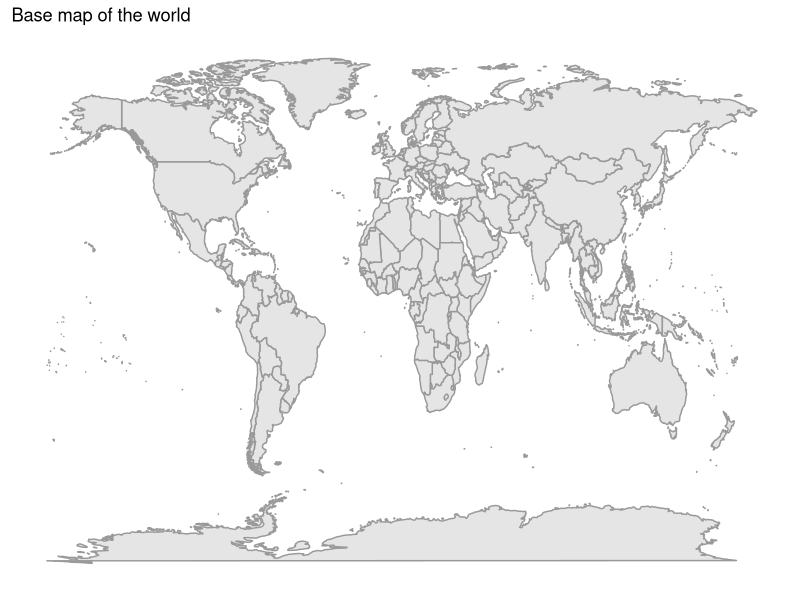
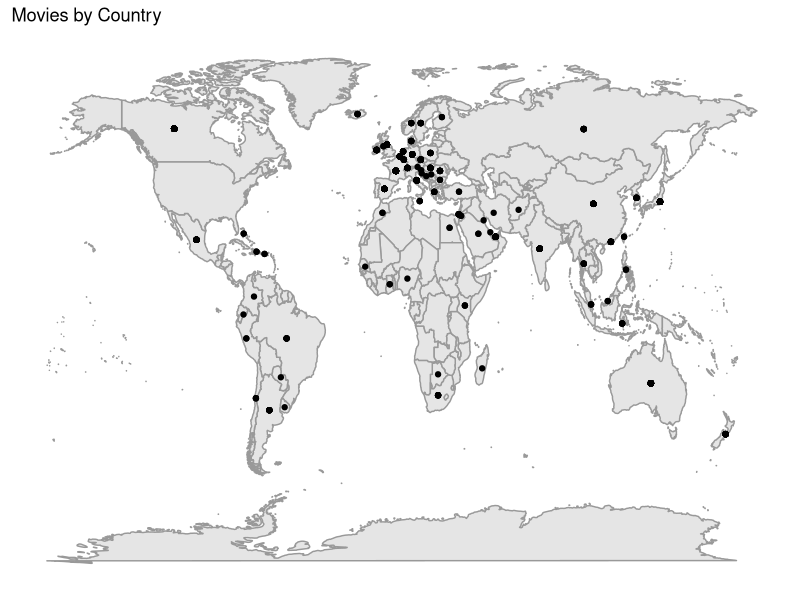
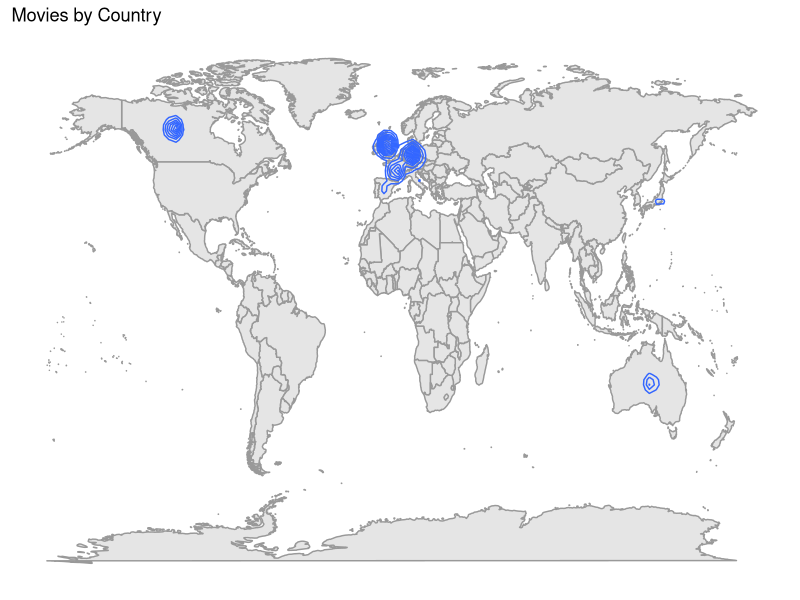
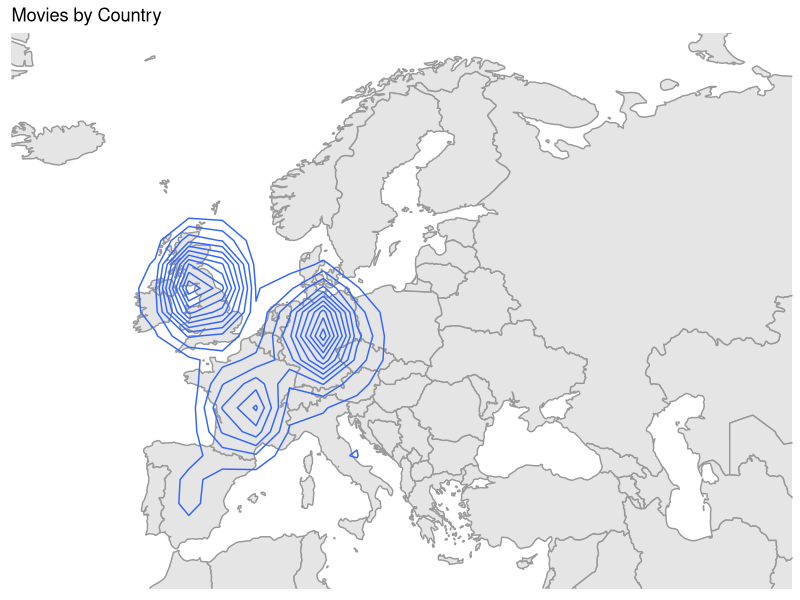

These charts were generated, in order, by the following R code:
library(ggplot2)

#Create a base map (no data)
ggplot() + borders(
  database = "world",
  colour = "grey60",
  fill = 'grey90')+
  ggtitle("Base map of the world")+
  xlab("")+
  ylab('')+
  theme(
    panel.background = element_blank(),
    axis.title.x = element_blank(),
    axis.text.x = element_blank(),
    axis.ticks.x = element_blank(),
    axis.title.y = element_blank(),
    axis.text.y = element_blank(),
    axis.ticks.y = element_blank()
  )

#set working directory
setwd("E:/Coding/Data anaylsis/ITI-Data-Analytics-Visualization-Specialist/R files/Mastering data visualization")

#Read movies by country from CSV file
movies <- read.csv('Movies by Country.csv')

head(movies)

#Create dot density map 
ggplot(
  data = movies,aes(Longitude,Latitude))+
  borders(
    database = "world",
    colour = "grey60",
    fill = 'grey90')+
  geom_point()+
  ggtitle("Movies by Country")+
  xlab("")+
  ylab('')+
  theme(
    panel.background = element_blank(),
    axis.title.x = element_blank(),
    axis.text.x = element_blank(),
    axis.ticks.x = element_blank(),
    axis.title.y = element_blank(),
    axis.text.y = element_blank(),
    axis.ticks.y = element_blank()
  )
  

#Create a density map for better visualization
ggplot(
  data = movies,aes(Longitude,Latitude))+
  borders(
    database = "world",
    colour = "grey60",
    fill = 'grey90')+
  geom_density2d()+
  ggtitle("Movies by Country")+
  xlab("")+
  ylab('')+
  theme(
    panel.background = element_blank(),
    axis.title.x = element_blank(),
    axis.text.x = element_blank(),
    axis.ticks.x = element_blank(),
    axis.title.y = element_blank(),
    axis.text.y = element_blank(),
    axis.ticks.y = element_blank()
  )

#zoom into a map
ggplot(
  data = movies,aes(Longitude,Latitude))+
  borders(
    database = "world",
    colour = "grey60",
    fill = 'grey90')+
  geom_density2d()+
  coord_cartesian(
    xlim = c(-20,59),
    ylim = c(35,71))+
  ggtitle("Movies by Country")+
  xlab("")+
  ylab('')+
  theme(
    panel.background = element_blank(),
    axis.title.x = element_blank(),
    axis.text.x = element_blank(),
    axis.ticks.x = element_blank(),
    axis.title.y = element_blank(),
    axis.text.y = element_blank(),
    axis.ticks.y = element_blank()
  )






  